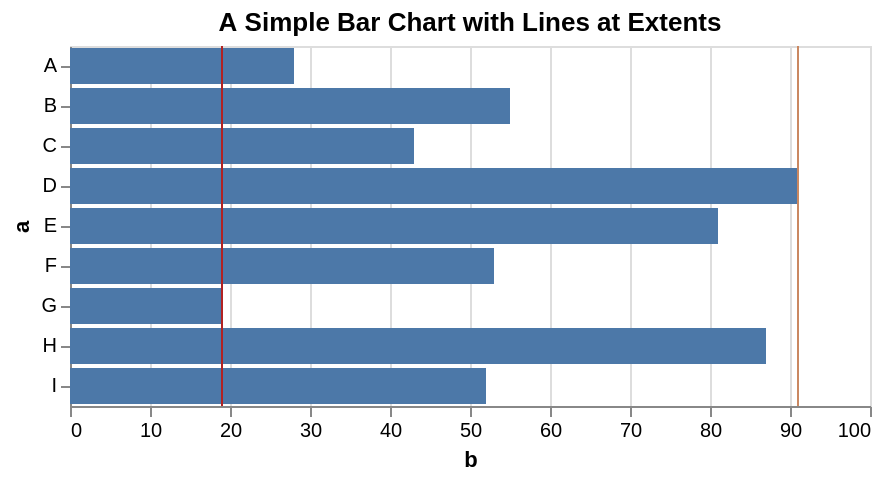

Vega-Lite specification for this chart:
### Vega specification from a JSON file in a GitHub repository (floating-point values rounded to 4 significant figures)
{"$schema": "https://vega.github.io/schema/vega/v5.json", "background": "white", "padding": 5, "width": 400, "title": {"text": "A Simple Bar Chart with Lines at Extents", "frame": "group"}, "style": "cell", "data": [{"name": "source_0", "values": [{"a": "A", "b": 28}, {"a": "B", "b": 55}, {"a": "C", "b": 43}, {"a": "D", "b": 91}, {"a": "E", "b": 81}, {"a": "F", "b": 53}, {"a": "G", "b": 19}, {"a": "H", "b": 87}, {"a": "I", "b": 52}]}, {"name": "data_0", "source": "source_0", "transform": [{"type": "extent", "field": "b", "signal": "b_extent"}]}, {"name": "data_1", "source": "data_0", "transform": [{"type": "stack", "groupby": ["a"], "field": "b", "sort": {"field": [], "order": []}, "as": ["b_start", "b_end"], "offset": "zero"}, {"type": "filter", "expr": "isValid(datum[\"b\"]) && isFinite(+datum[\"b\"])"}]}], "signals": [{"name": "y_step", "value": 20}, {"name": "height", "update": "bandspace(domain('y').length, 0.1, 0.05) * y_step"}], "marks": [{"name": "layer_0_marks", "type": "rect", "style": ["bar"], "from": {"data": "data_1"}, "encode": {"update": {"fill": {"value": "#4c78a8"}, "ariaRoleDescription": {"value": "bar"}, "description": {"signal": "\"b: \" + (format(datum[\"b\"], \"\")) + \"; a: \" + (isValid(datum[\"a\"]) ? datum[\"a\"] : \"\"+datum[\"a\"])"}, "x": {"scale": "x", "field": "b_end"}, "x2": {"scale": "x", "field": "b_start"}, "y": {"scale": "y", "field": "a"}, "height": {"signal": "max(0.25, bandwidth('y'))"}}}}, {"name": "layer_1_marks", "type": "rule", "style": ["rule"], "from": {"data": "data_0"}, "encode": {"update": {"stroke": {"value": "firebrick"}, "x": {"signal": "scale('x', b_extent[0])"}, "y": {"value": 0}, "y2": {"field": {"group": "height"}}}}}, {"name": "layer_2_marks", "type": "rule", "style": ["rule"], "from": {"data": "data_0"}, "encode": {"update": {"stroke": {"value": "#ca8861"}, "x": {"signal": "scale('x', b_extent[1])"}, "y": {"value": 0}, "y2": {"field": {"group": "height"}}}}}], "scales": [{"name": "x", "type": "linear", "domain": {"data": "data_1", "fields": ["b_start", "b_end"]}, "range": [0, {"signal": "width"}], "nice": true, "zero": true}, {"name": "y", "type": "band", "domain": {"data": "data_1", "field": "a", "sort": true}, "range": {"step": {"signal": "y_step"}}, "paddingInner": 0.1, "paddingOuter": 0.05}], "axes": [{"scale": "x", "orient": "bottom", "gridScale": "y", "grid": true, "tickCount": {"signal": "ceil(width/40)"}, "domain": false, "labels": false, "aria": false, "maxExtent": 0, "minExtent": 0, "ticks": false, "zindex": 0}, {"scale": "x", "orient": "bottom", "grid": false, "title": "b", "labelFlush": true, "labelOverlap": true, "tickCount": {"signal": "ceil(width/40)"}, "zindex": 0}, {"scale": "y", "orient": "left", "grid": false, "title": "a", "zindex": 0}]}
